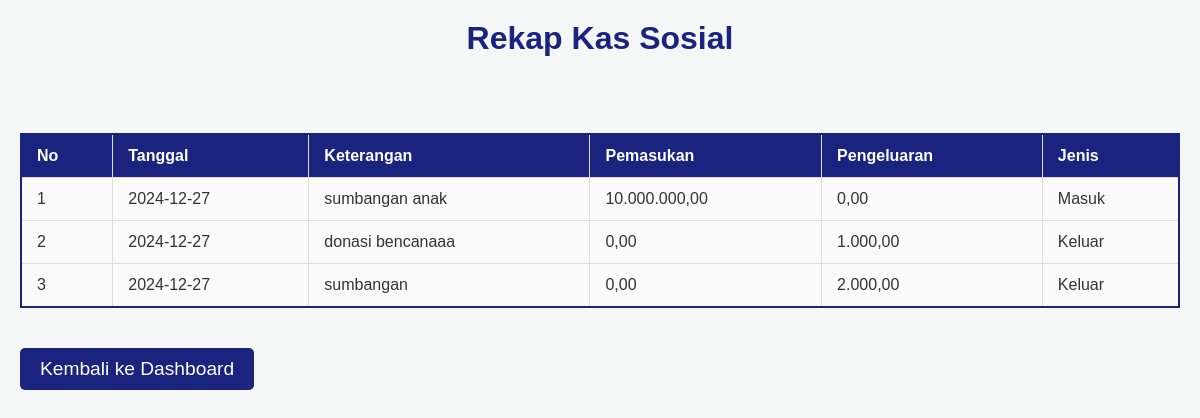
Screenshot of /rekap_sosial.php with the database file from the repository.
### tables this page shows
CREATE TABLE `kas_sosial` (
  `id_ks` int(11) NOT NULL,
  `tgl_ks` date NOT NULL,
  `keterangan_ks` varchar(200) NOT NULL,
  `masuk` decimal(15,2) DEFAULT 0.00,
  `keluar` decimal(15,2) DEFAULT 0.00,
  `jenis` enum('Masuk','Keluar') NOT NULL,
  `created_at` timestamp NOT NULL DEFAULT current_timestamp(),
  `updated_at` timestamp NOT NULL DEFAULT current_timestamp() ON UPDATE current_timestamp()
);

### rekap_sosial.php (the view, shortened to what this page needs)
<?php
include 'koneksi.php';
$query = "SELECT * FROM kas_sosial ORDER BY tgl_ks DESC";
$result = mysqli_query($conn, $query);
?>
<!DOCTYPE html>
<html lang="en">
<head>
    <link rel="stylesheet" href="tabel.css">
</head>
<body>
    <h1>Rekap Kas Sosial</h1>
    </a><br><br>
    <table>
        <thead>
            <tr>
                <th>No</th>
                <th>Tanggal</th>
                <th>Keterangan</th>
                <th>Pemasukan</th>
                <th>Pengeluaran</th>
                <th>Jenis</th>
            </tr>
        </thead>
        <tbody>
            <?php
            $no = 1;
            while ($row = mysqli_fetch_assoc($result)) {
                echo "<tr>";
                echo "<td>" . $no++ . "</td>";
                echo "<td>" . $row['tgl_ks'] . "</td>";
                echo "<td>" . $row['keterangan_ks'] . "</td>";
                echo "<td>" . number_format($row['masuk'], 2, ',', '.') . "</td>";
                echo "<td>" . number_format($row['keluar'], 2, ',', '.') . "</td>";
                echo "<td>" . $row['jenis'] . "</td>";
                echo "</tr>";
            }
            ?>
        </tbody>
    </table>
    <a href="dashboard.php">
    <button>Kembali ke Dashboard</button>
</body>
</html>

### tabel.css (style rules this page uses)
* { margin: 0; padding: 0; box-sizing: border-box; }
body { font-family: 'Arial', sans-serif; background-color: #f4f7f6; color: #333; margin: 0; padding: 20px; }
h1 { font-size: 2em; color: #1A237E; text-align: center; margin-bottom: 20px; }
table { width: 100%; border-collapse: collapse; margin-top: 20px; border: 2px solid #1A237E; }
th, td { padding: 12px 15px; text-align: left; border: 1px solid #ddd; }
th { background-color: #1A237E; color: #fff; }
td { background-color: #fafafa; }
button { background-color: #1A237E; color: white; padding: 10px 20px; border: none; border-radius: 5px; cursor: pointer; font-size: 1em; }
a { text-decoration: none; font-size: 1.2em; color: #1A237E; }
button, a { display: inline-block; margin: 20px auto; text-align: center; }

### rows the page displays
kas_sosial: tgl_ks "2024-12-27", keterangan_ks "sumbangan anak", masuk "10.000.000,00", keluar "0,00", jenis "Masuk"
kas_sosial: tgl_ks "2024-12-27", keterangan_ks "donasi bencanaaa", masuk "0,00", keluar "1.000,00", jenis "Keluar"
kas_sosial: tgl_ks "2024-12-27", keterangan_ks "sumbangan", masuk "0,00", keluar "2.000,00", jenis "Keluar"
